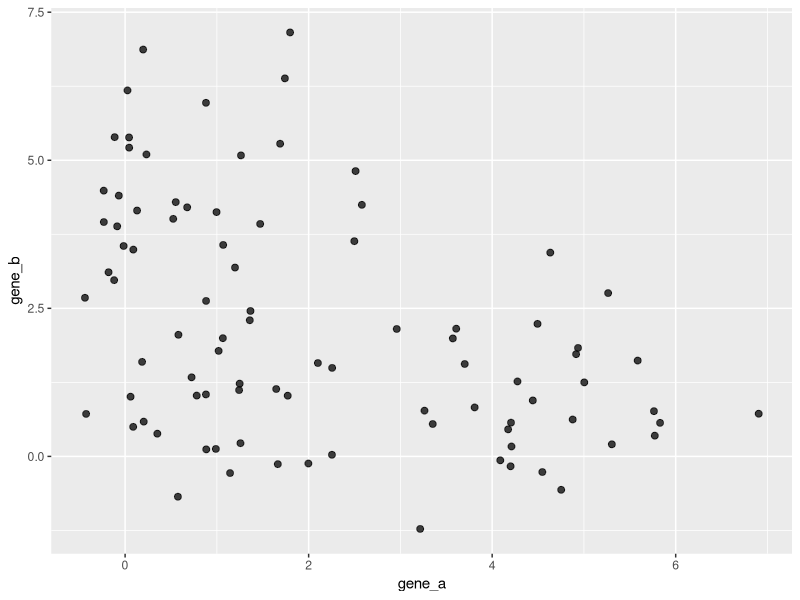
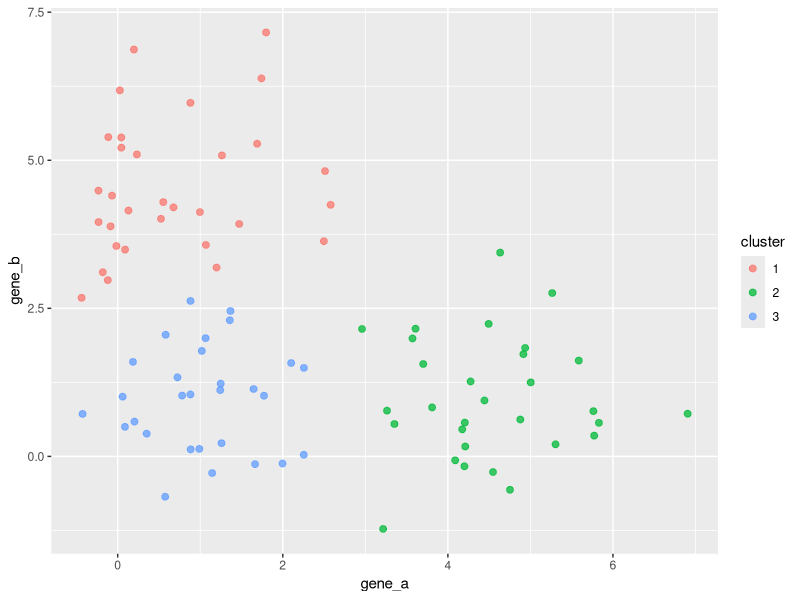
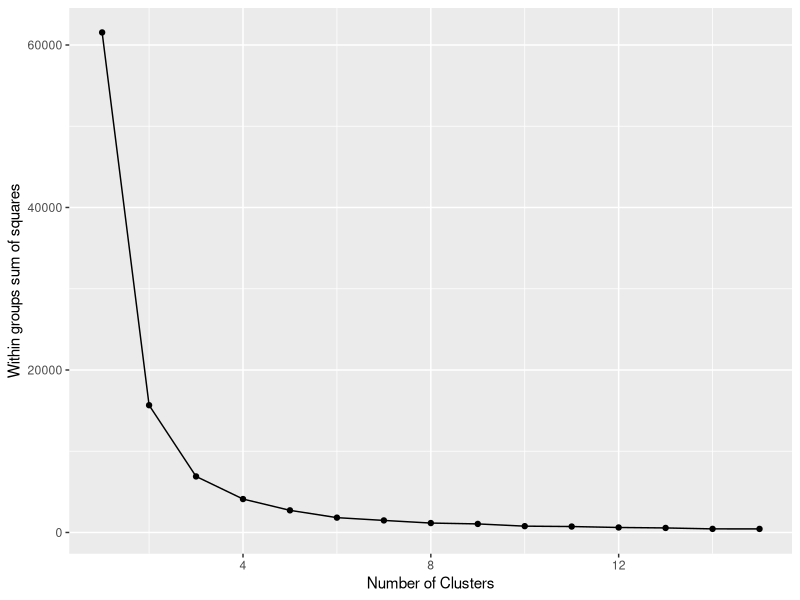
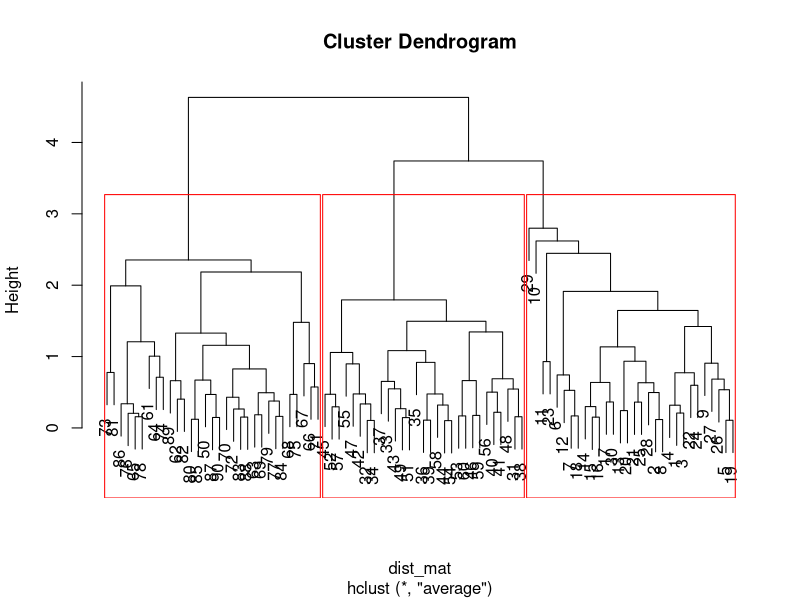
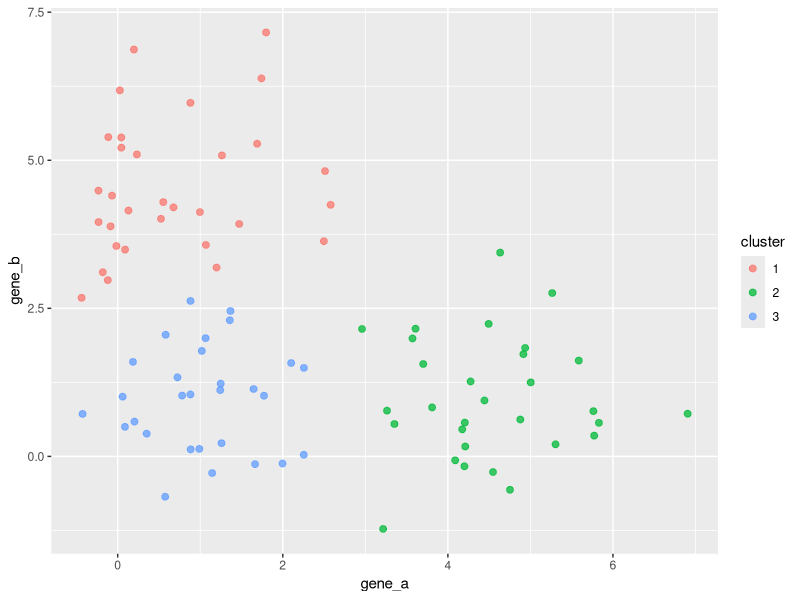

Write the R code that produced these figures, in order. (Note: this script raises an error after producing the figures.)
library(tidyverse)

# A quick refresher on native R clustering algorithms: https://www.statmethods.net/advstats/cluster.html

# Set the random seed
set.seed(0)

# Generate example data set
N = 30
U1 = 1
U2 = 4.5
gene_df = rbind(tibble(gene_a = rnorm(n=N, mean=U2), gene_b = rnorm(n=N, mean=U1), explant_id = seq(1, N), type = 1),
                tibble(gene_a = rnorm(n=N, mean=U1), gene_b = rnorm(n=N, mean=U1), explant_id = seq(N+1, 2*N), type = 2),
                tibble(gene_a = rnorm(n=N, mean=U1), gene_b = rnorm(n=N, mean=U2), explant_id = seq((2*N)+1, 3*N), type = 3))
gene_df$type = as.factor(gene_df$type)

ggplot(gene_df, aes(gene_a, gene_b)) +
  geom_point(size=2, alpha=0.75)

#-------------------------
# K-means clustering
#-------------------------
fit = gene_df %>%
  select(gene_a, gene_b) %>%
  kmeans(3) 

# Append cluster assignment
gene_df$cluster = as.factor(fit$cluster)

# Plot results
ggplot(gene_df, aes(gene_a, gene_b, group=cluster)) +
  geom_point(size=2, alpha=0.75, aes(color=cluster))

# How many clusters should we pass to the k-means algorithm?

#-------------------------
# Determine an appropriate 
# number of clusters for the
# data
#-------------------------
kmeans_wss <- Vectorize(function(c){
  return(sum(kmeans(gene_df, centers=c)$withinss))
})

cluster_fit = tibble(num_centers=1:15) %>%
  mutate(wss = kmeans_wss(num_centers), diff_wss = wss - lag(wss))

ggplot(cluster_fit, aes(num_centers, wss)) +
  geom_point() +
  geom_line() +
  labs(x="Number of Clusters",
       y="Within groups sum of squares") 

#-------------------------
# Hierarchical clustering
#-------------------------
# Calculate distance between all observations
dist_mat = gene_df %>%
  select(gene_a, gene_b) %>%
  dist(method = "euclidean") 

# Cluster closest first, then work outwards
hfit = hclust(dist_mat, method="average") 
plot(hfit) 

# Append cluster assignment
groups = cutree(hfit, k=3) 
gene_df$cluster_h = as.factor(groups)

rect.hclust(hfit, k=3, border="red")

# Plot results
ggplot(gene_df, aes(gene_a, gene_b, group=cluster)) +
  geom_point(size=2, alpha=0.75, aes(color=cluster))


#-------------------------
# Classification
#-------------------------
library(caret)

# Expected to be from type 2
new_samples = tibble(gene_a = rnorm(n=10, mean=1), gene_b = rnorm(n=10, mean=1))

# Train a k-nearest-neighbors model
knn_fit = train(type ~ gene_a + gene_b, data = gene_df, method = "knn")

# Predict type for new data
knn_classification = predict(knn_fit, new_samples, type="raw")

# Train a support vector machine
svm_fit = train(type ~ gene_a + gene_b, data = gene_df, method = "svmLinear")

# Predict type for new data
svm_classification = predict(svm_fit, new_samples, type="raw")
